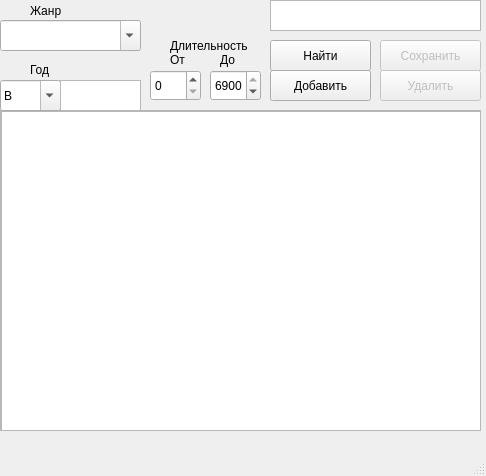
<?xml version="1.0" encoding="UTF-8"?>
<ui version="4.0">
 <class>MainWindow</class>
 <widget class="QMainWindow" name="MainWindow">
  <property name="geometry">
   <rect>
    <x>0</x>
    <y>0</y>
    <width>486</width>
    <height>476</height>
   </rect>
  </property>
  <property name="minimumSize">
   <size>
    <width>486</width>
    <height>476</height>
   </size>
  </property>
  <property name="maximumSize">
   <size>
    <width>486</width>
    <height>476</height>
   </size>
  </property>
  <property name="windowTitle">
   <string>MainWindow</string>
  </property>
  <widget class="QWidget" name="centralwidget">
   <widget class="QScrollArea" name="scrollArea">
    <property name="geometry">
     <rect>
      <x>0</x>
      <y>110</y>
      <width>481</width>
      <height>321</height>
     </rect>
    </property>
    <property name="widgetResizable">
     <bool>true</bool>
    </property>
    <widget class="QWidget" name="scrollAreaWidgetContents">
     <property name="geometry">
      <rect>
       <x>0</x>
       <y>0</y>
       <width>479</width>
       <height>319</height>
      </rect>
     </property>
     <widget class="QTableWidget" name="films_table">
      <property name="geometry">
       <rect>
        <x>0</x>
        <y>0</y>
        <width>481</width>
        <height>321</height>
       </rect>
      </property>
      <property name="sizePolicy">
       <sizepolicy hsizetype="Ignored" vsizetype="Ignored">
        <horstretch>0</horstretch>
        <verstretch>0</verstretch>
       </sizepolicy>
      </property>
     </widget>
    </widget>
   </widget>
   <widget class="QComboBox" name="comboBox">
    <property name="geometry">
     <rect>
      <x>0</x>
      <y>20</y>
      <width>141</width>
      <height>31</height>
     </rect>
    </property>
    <property name="editable">
     <bool>true</bool>
    </property>
    <item>
     <property name="text">
      <string/>
     </property>
    </item>
    <item>
     <property name="text">
      <string>Драма</string>
     </property>
    </item>
    <item>
     <property name="text">
      <string>Мелодрама</string>
     </property>
    </item>
    <item>
     <property name="text">
      <string>Документальный</string>
     </property>
    </item>
    <item>
     <property name="text">
      <string>Анимация</string>
     </property>
    </item>
    <item>
     <property name="text">
      <string>Биография</string>
     </property>
    </item>
    <item>
     <property name="text">
      <string>Боевик</string>
     </property>
    </item>
    <item>
     <property name="text">
      <string>Ужасы</string>
     </property>
    </item>
    <item>
     <property name="text">
      <string>Комедия</string>
     </property>
    </item>
    <item>
     <property name="text">
      <string>Приключения</string>
     </property>
    </item>
    <item>
     <property name="text">
      <string>Детектив</string>
     </property>
    </item>
    <item>
     <property name="text">
      <string>Музыка</string>
     </property>
    </item>
    <item>
     <property name="text">
      <string>Мистика</string>
     </property>
    </item>
    <item>
     <property name="text">
      <string>Фантастика</string>
     </property>
    </item>
    <item>
     <property name="text">
      <string>Боевик</string>
     </property>
    </item>
    <item>
     <property name="text">
      <string>Война</string>
     </property>
    </item>
    <item>
     <property name="text">
      <string>Семейный</string>
     </property>
    </item>
    <item>
     <property name="text">
      <string>Триллер</string>
     </property>
    </item>
    <item>
     <property name="text">
      <string>Фэнтези</string>
     </property>
    </item>
    <item>
     <property name="text">
      <string>Вестерн</string>
     </property>
    </item>
    <item>
     <property name="text">
      <string>Короткометражный</string>
     </property>
    </item>
    <item>
     <property name="text">
      <string>Исторический</string>
     </property>
    </item>
    <item>
     <property name="text">
      <string>Нуар</string>
     </property>
    </item>
   </widget>
   <widget class="QTextEdit" name="line">
    <property name="geometry">
     <rect>
      <x>270</x>
      <y>0</y>
      <width>211</width>
      <height>31</height>
     </rect>
    </property>
   </widget>
   <widget class="QSpinBox" name="spin_begin">
    <property name="geometry">
     <rect>
      <x>150</x>
      <y>70</y>
      <width>51</width>
      <height>31</height>
     </rect>
    </property>
    <property name="wrapping">
     <bool>false</bool>
    </property>
    <property name="minimum">
     <number>0</number>
    </property>
    <property name="maximum">
     <number>6900</number>
    </property>
    <property name="value">
     <number>0</number>
    </property>
   </widget>
   <widget class="QSpinBox" name="spin_end">
    <property name="geometry">
     <rect>
      <x>210</x>
      <y>70</y>
      <width>51</width>
      <height>31</height>
     </rect>
    </property>
    <property name="minimum">
     <number>5</number>
    </property>
    <property name="maximum">
     <number>6900</number>
    </property>
    <property name="value">
     <number>6900</number>
    </property>
   </widget>
   <widget class="QLabel" name="label">
    <property name="geometry">
     <rect>
      <x>170</x>
      <y>30</y>
      <width>81</width>
      <height>31</height>
     </rect>
    </property>
    <property name="text">
     <string>Длительность</string>
    </property>
   </widget>
   <widget class="QLabel" name="label_2">
    <property name="geometry">
     <rect>
      <x>170</x>
      <y>50</y>
      <width>16</width>
      <height>20</height>
     </rect>
    </property>
    <property name="text">
     <string>От</string>
    </property>
   </widget>
   <widget class="QLabel" name="label_3">
    <property name="geometry">
     <rect>
      <x>220</x>
      <y>50</y>
      <width>21</width>
      <height>20</height>
     </rect>
    </property>
    <property name="text">
     <string>До</string>
    </property>
   </widget>
   <widget class="QLabel" name="label_4">
    <property name="geometry">
     <rect>
      <x>30</x>
      <y>0</y>
      <width>47</width>
      <height>21</height>
     </rect>
    </property>
    <property name="text">
     <string>Жанр</string>
    </property>
   </widget>
   <widget class="QLabel" name="label_5">
    <property name="geometry">
     <rect>
      <x>30</x>
      <y>60</y>
      <width>61</width>
      <height>20</height>
     </rect>
    </property>
    <property name="text">
     <string>Год</string>
    </property>
   </widget>
   <widget class="QComboBox" name="yearBox">
    <property name="geometry">
     <rect>
      <x>0</x>
      <y>80</y>
      <width>61</width>
      <height>31</height>
     </rect>
    </property>
    <property name="editable">
     <bool>true</bool>
    </property>
    <item>
     <property name="text">
      <string>В</string>
     </property>
    </item>
    <item>
     <property name="text">
      <string>ДО</string>
     </property>
    </item>
    <item>
     <property name="text">
      <string>ПОСЛЕ</string>
     </property>
    </item>
   </widget>
   <widget class="QPlainTextEdit" name="year">
    <property name="geometry">
     <rect>
      <x>60</x>
      <y>80</y>
      <width>81</width>
      <height>31</height>
     </rect>
    </property>
   </widget>
   <widget class="QPushButton" name="btn_save">
    <property name="enabled">
     <bool>false</bool>
    </property>
    <property name="geometry">
     <rect>
      <x>380</x>
      <y>40</y>
      <width>101</width>
      <height>31</height>
     </rect>
    </property>
    <property name="text">
     <string>Сохранить</string>
    </property>
   </widget>
   <widget class="QPushButton" name="btn_create">
    <property name="enabled">
     <bool>true</bool>
    </property>
    <property name="geometry">
     <rect>
      <x>270</x>
      <y>70</y>
      <width>101</width>
      <height>31</height>
     </rect>
    </property>
    <property name="text">
     <string>Добавить</string>
    </property>
   </widget>
   <widget class="QPushButton" name="btn">
    <property name="geometry">
     <rect>
      <x>270</x>
      <y>40</y>
      <width>101</width>
      <height>31</height>
     </rect>
    </property>
    <property name="text">
     <string>Найти</string>
    </property>
   </widget>
   <widget class="QPushButton" name="btn_delete">
    <property name="enabled">
     <bool>false</bool>
    </property>
    <property name="geometry">
     <rect>
      <x>380</x>
      <y>70</y>
      <width>101</width>
      <height>31</height>
     </rect>
    </property>
    <property name="text">
     <string>Удалить</string>
    </property>
   </widget>
  </widget>
  <widget class="QMenuBar" name="menubar">
   <property name="geometry">
    <rect>
     <x>0</x>
     <y>0</y>
     <width>486</width>
     <height>21</height>
    </rect>
   </property>
  </widget>
  <widget class="QStatusBar" name="statusbar"/>
 </widget>
 <resources/>
 <connections/>
</ui>
